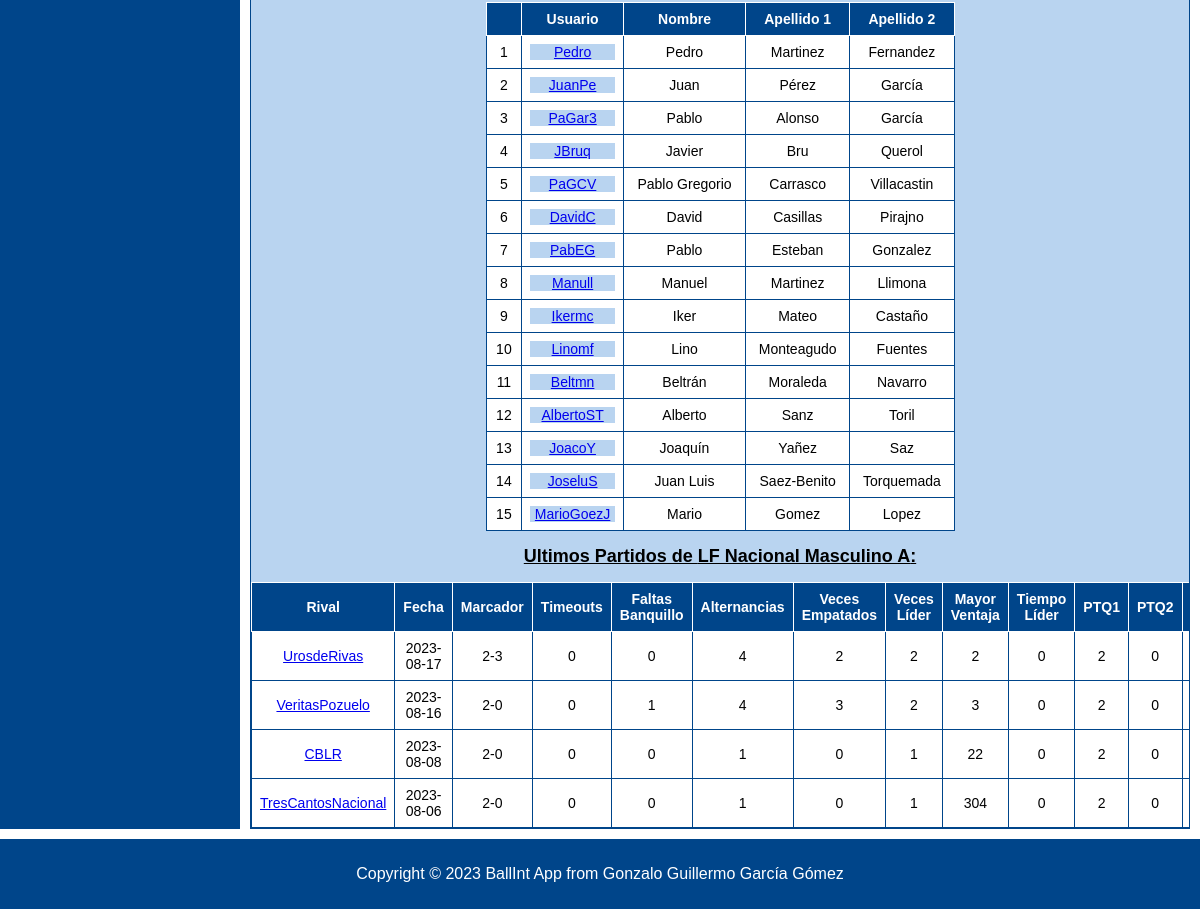
The app's page /pagina_equipo.php?equipo=NacionalMasculinoA (signed in, lower part), older data.
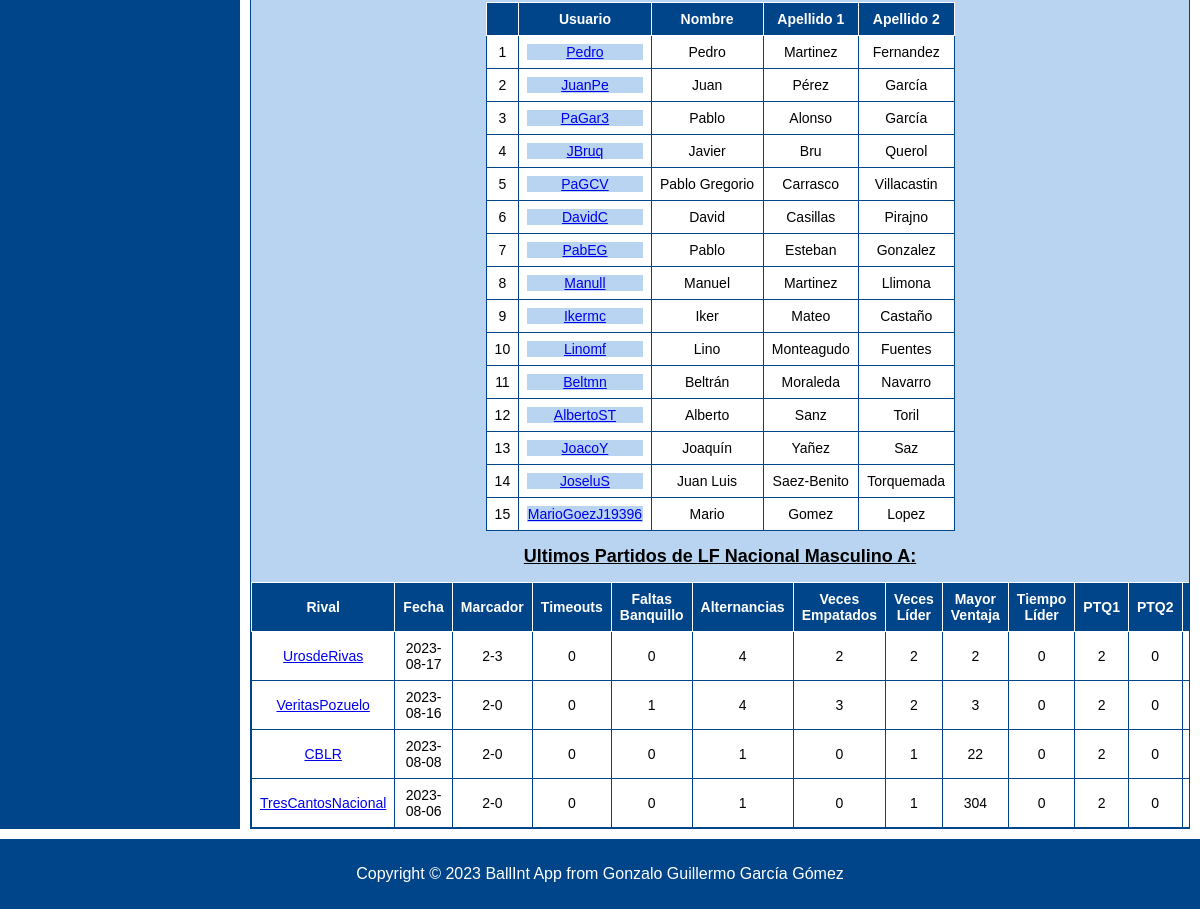
The same page, newer data.
### tables this page shows
CREATE TABLE `jugadores` (
  `id` int(11) NOT NULL,
  `user` varchar(50) DEFAULT NULL,
  `nombre` varchar(50) NOT NULL,
  `apellido1` varchar(50) NOT NULL,
  `apellido2` varchar(50) NOT NULL,
  `numero` int(2) DEFAULT NULL,
  `PJ` int(5) NOT NULL,
  `MT` int(10) NOT NULL,
  `TIT` int(5) NOT NULL,
  `SUP` int(5) NOT NULL,
  `MSMS` float NOT NULL,
  `T2A` int(5) NOT NULL,
  `T2F` int(5) NOT NULL,
  `T3A` int(5) NOT NULL,
  `T3F` int(5) NOT NULL,
  `TLA` int(5) NOT NULL,
  `TLF` int(5) NOT NULL,
  `FLH` int(5) NOT NULL,
  `FLR` int(5) NOT NULL,
  `TEC` int(11) NOT NULL,
  `RBO` int(5) NOT NULL,
  `RBD` int(5) NOT NULL,
  `ROB` int(5) NOT NULL,
  `TAP` int(5) NOT NULL,
  `PRD` int(5) NOT NULL,
  `AST` int(5) NOT NULL,
  `PTQ1` int(11) NOT NULL DEFAULT 0,
  `PTQ2` int(11) NOT NULL DEFAULT 0,
  `PTQ3` int(11) NOT NULL DEFAULT 0,
  `PTQ4` int(11) NOT NULL DEFAULT 0,
  `PTQE` int(11) NOT NULL DEFAULT 0
);

CREATE TABLE `equipos` (
  `id` int(10) NOT NULL,
  `id_equipo` varchar(50) NOT NULL,
  `categoria` varchar(50) NOT NULL,
  `nombre_equipo` varchar(50) NOT NULL,
  `seccion` enum('Masculino','Femenino') NOT NULL,
  `letra` varchar(1) DEFAULT NULL,
  `PJ` int(11) NOT NULL,
  `W` int(11) NOT NULL,
  `L` int(11) NOT NULL,
  `PPP` int(11) NOT NULL,
  `PPR` int(11) NOT NULL,
  `MT` float NOT NULL,
  `MSMS` float NOT NULL,
  `T2A` int(11) NOT NULL,
  `T2F` int(11) NOT NULL,
  `T3A` int(11) NOT NULL,
  `T3F` int(11) NOT NULL,
  `TLA` int(11) NOT NULL,
  `TLF` int(11) NOT NULL,
  `FLH` int(11) NOT NULL,
  `TEC` int(11) NOT NULL,
  `FLR` int(11) NOT NULL,
  `RBO` int(11) NOT NULL,
  `RBD` int(11) NOT NULL,
  `ROB` int(11) NOT NULL,
  `TAP` int(11) NOT NULL,
  `PRD` int(11) NOT NULL,
  `AST` int(11) NOT NULL,
  `PTQ1` int(11) NOT NULL,
  `PTQ2` int(11) NOT NULL,
  `PTQ3` int(11) NOT NULL,
  `PTQ4` int(11) NOT NULL,
  `PTQE` int(11) NOT NULL
);

CREATE TABLE `partidos` (
  `id` int(11) NOT NULL,
  `local` varchar(50) NOT NULL,
  `visitante` varchar(50) NOT NULL,
  `fecha` date NOT NULL,
  `hora` time NOT NULL,
  `WL` int(11) DEFAULT NULL
);

CREATE TABLE `tmp_partidoe_44` (
  `id` int(11) NOT NULL,
  `equipo` varchar(50) NOT NULL,
  `lider` tinyint(1) NOT NULL,
  `empate` tinyint(1) NOT NULL DEFAULT 1,
  `timeouts` int(11) DEFAULT 0,
  `faltasbanquillo` int(11) DEFAULT 0,
  `alternancias` int(11) DEFAULT 0,
  `vecesempatados` int(11) DEFAULT 0,
  `veceslider` int(11) DEFAULT 0,
  `parcial_lastto` int(11) DEFAULT 0,
  `parcial_lastchange` int(11) DEFAULT 0,
  `parcial` int(11) DEFAULT 0,
  `mayorventaja` int(11) DEFAULT 0,
  `tiempolider` int(11) DEFAULT 0,
  `PPP` int(11) DEFAULT 0,
  `PPR` int(11) DEFAULT 0,
  `MT` int(11) DEFAULT 0,
  `MSMS` int(11) DEFAULT 0,
  `T2A` int(11) DEFAULT 0,
  `T2F` int(11) DEFAULT 0,
  `T3A` int(11) DEFAULT 0,
  `T3F` int(11) DEFAULT 0,
  `TLA` int(11) DEFAULT 0,
  `TLF` int(11) DEFAULT 0,
  `FLH` int(11) DEFAULT 0,
  `FLR` int(11) DEFAULT 0,
  `RBO` int(11) DEFAULT 0,
  `RBD` int(11) DEFAULT 0,
  `TEC` int(11) DEFAULT 0,
  `ROB` int(11) DEFAULT 0,
  `TAP` int(11) DEFAULT 0,
  `PRD` int(11) DEFAULT 0,
  `AST` int(11) DEFAULT 0,
  `PTQ1` int(11) DEFAULT 0,
  `PTQ2` int(11) DEFAULT 0,
  `PTQ3` int(11) DEFAULT 0,
  `PTQ4` int(11) DEFAULT 0,
  `PTQE` int(11) DEFAULT 0
);

CREATE TABLE `tmp_partidoe_42` (
  `id` int(11) NOT NULL,
  `equipo` varchar(50) NOT NULL,
  `lider` tinyint(1) NOT NULL,
  `empate` tinyint(1) NOT NULL DEFAULT 1,
  `timeouts` int(11) DEFAULT 0,
  `faltasbanquillo` int(11) DEFAULT 0,
  `alternancias` int(11) DEFAULT 0,
  `vecesempatados` int(11) DEFAULT 0,
  `veceslider` int(11) DEFAULT 0,
  `parcial_lastto` int(11) DEFAULT 0,
  `parcial_lastchange` int(11) DEFAULT 0,
  `parcial` int(11) DEFAULT 0,
  `mayorventaja` int(11) DEFAULT 0,
  `tiempolider` int(11) DEFAULT 0,
  `PPP` int(11) DEFAULT 0,
  `PPR` int(11) DEFAULT 0,
  `MT` int(11) DEFAULT 0,
  `MSMS` int(11) DEFAULT 0,
  `T2A` int(11) DEFAULT 0,
  `T2F` int(11) DEFAULT 0,
  `T3A` int(11) DEFAULT 0,
  `T3F` int(11) DEFAULT 0,
  `TLA` int(11) DEFAULT 0,
  `TLF` int(11) DEFAULT 0,
  `FLH` int(11) DEFAULT 0,
  `FLR` int(11) DEFAULT 0,
  `RBO` int(11) DEFAULT 0,
  `RBD` int(11) DEFAULT 0,
  `TEC` int(11) DEFAULT 0,
  `ROB` int(11) DEFAULT 0,
  `TAP` int(11) DEFAULT 0,
  `PRD` int(11) DEFAULT 0,
  `AST` int(11) DEFAULT 0,
  `PTQ1` int(11) DEFAULT 0,
  `PTQ2` int(11) DEFAULT 0,
  `PTQ3` int(11) DEFAULT 0,
  `PTQ4` int(11) DEFAULT 0,
  `PTQE` int(11) DEFAULT 0
);

CREATE TABLE `tmp_partidoe_38` (
  `id` int(11) NOT NULL,
  `equipo` varchar(50) NOT NULL,
  `lider` tinyint(1) NOT NULL,
  `empate` tinyint(1) NOT NULL DEFAULT 1,
  `timeouts` int(11) DEFAULT 0,
  `faltasbanquillo` int(11) DEFAULT 0,
  `alternancias` int(11) DEFAULT 0,
  `vecesempatados` int(11) DEFAULT 0,
  `veceslider` int(11) DEFAULT 0,
  `parcial_lastto` int(11) DEFAULT 0,
  `parcial_lastchange` int(11) DEFAULT 0,
  `parcial` int(11) DEFAULT 0,
  `mayorventaja` int(11) DEFAULT 0,
  `tiempolider` int(11) DEFAULT 0,
  `PPP` int(11) DEFAULT 0,
  `PPR` int(11) DEFAULT 0,
  `MT` int(11) DEFAULT 0,
  `MSMS` int(11) DEFAULT 0,
  `T2A` int(11) DEFAULT 0,
  `T2F` int(11) DEFAULT 0,
  `T3A` int(11) DEFAULT 0,
  `T3F` int(11) DEFAULT 0,
  `TLA` int(11) DEFAULT 0,
  `TLF` int(11) DEFAULT 0,
  `FLH` int(11) DEFAULT 0,
  `FLR` int(11) DEFAULT 0,
  `RBO` int(11) DEFAULT 0,
  `RBD` int(11) DEFAULT 0,
  `TEC` int(11) DEFAULT 0,
  `ROB` int(11) DEFAULT 0,
  `TAP` int(11) DEFAULT 0,
  `PRD` int(11) DEFAULT 0,
  `AST` int(11) DEFAULT 0,
  `PTQ1` int(11) DEFAULT 0,
  `PTQ2` int(11) DEFAULT 0,
  `PTQ3` int(11) DEFAULT 0,
  `PTQ4` int(11) DEFAULT 0,
  `PTQE` int(11) DEFAULT 0
);

CREATE TABLE `tmp_partidoe_37` (
  `id` int(11) NOT NULL,
  `equipo` varchar(50) NOT NULL,
  `lider` tinyint(1) NOT NULL,
  `empate` tinyint(1) NOT NULL DEFAULT 1,
  `timeouts` int(11) DEFAULT 0,
  `faltasbanquillo` int(11) DEFAULT 0,
  `alternancias` int(11) DEFAULT 0,
  `vecesempatados` int(11) DEFAULT 0,
  `veceslider` int(11) DEFAULT 0,
  `parcial_lastto` int(11) DEFAULT 0,
  `parcial_lastchange` int(11) DEFAULT 0,
  `parcial` int(11) DEFAULT 0,
  `mayorventaja` int(11) DEFAULT 0,
  `tiempolider` int(11) DEFAULT 0,
  `PPP` int(11) DEFAULT 0,
  `PPR` int(11) DEFAULT 0,
  `MT` int(11) DEFAULT 0,
  `MSMS` int(11) DEFAULT 0,
  `T2A` int(11) DEFAULT 0,
  `T2F` int(11) DEFAULT 0,
  `T3A` int(11) DEFAULT 0,
  `T3F` int(11) DEFAULT 0,
  `TLA` int(11) DEFAULT 0,
  `TLF` int(11) DEFAULT 0,
  `FLH` int(11) DEFAULT 0,
  `FLR` int(11) DEFAULT 0,
  `RBO` int(11) DEFAULT 0,
  `RBD` int(11) DEFAULT 0,
  `TEC` int(11) DEFAULT 0,
  `ROB` int(11) DEFAULT 0,
  `TAP` int(11) DEFAULT 0,
  `PRD` int(11) DEFAULT 0,
  `AST` int(11) DEFAULT 0,
  `PTQ1` int(11) DEFAULT 0,
  `PTQ2` int(11) DEFAULT 0,
  `PTQ3` int(11) DEFAULT 0,
  `PTQ4` int(11) DEFAULT 0,
  `PTQE` int(11) DEFAULT 0
);

### includes/Partido.php (called while the page is built, shortened)
<?php
class Partido{
    public static function getpartidosfromEquipo($equipo){
        $conn = Aplicacion::getInstance()->getConexionBd();
        $query = sprintf("SELECT * FROM partidos WHERE partidos.local = '%s'", $conn->real_escape_string($equipo));
        $rs = $conn->query($query);
        $result = false;
        $partidos = array();
        if ($rs) {
          while ($row = $rs->fetch_assoc()) {
              $partidos[] = $row;
          }
          $result = $partidos;
        } else {
            error_log("Error BD ({$conn->errno}): {$conn->error}");
        }
        return $result;
    }
    public static function getstatsPartidoEquipos($partidoId){
        $resultArray = array();
        $conn = Aplicacion::getInstance()->getConexionBd();
        $tabla = "tmp_partidoe_" . $partidoId;
        $sql = "SELECT * FROM $tabla";
        $result = $conn->query($sql);
        if ($result->num_rows > 0) {
            while ($row = $result->fetch_assoc()) {
                $resultArray[] = $row;
            }
        } else {
            error_log("Error BD ({$conn->errno}): {$conn->error}");
        }
        return $resultArray;
    }
}

### includes/Equipo.php (the view, shortened to what the rows shown need)
<?php
class Equipo{
    public static function getidEquipo($equipo_id){
        $conn = Aplicacion::getInstance()->getConexionBd();
        $query = sprintf("SELECT id FROM equipos WHERE id_equipo = '%s'", $conn->real_escape_string($equipo_id));
        $rs = $conn->query($query);
        $result = false;
        if ($rs) {
            $fila = $rs->fetch_assoc();
            if ($fila) {
                $result = $fila['id'];
            }
        } else {
            error_log("Error BD ({$conn->errno}): {$conn->error}");
        }
        return $result;
    }
    public static function datosfromEquipo($equipo){
        $conn = Aplicacion::getInstance()->getConexionBd();
        $query = sprintf("SELECT * FROM equipos WHERE id_equipo = '$equipo'");
        $rs = $conn->query($query);
        if ($rs) {
            $row = $rs->fetch_assoc();
            $result = $row;
        }
        else {
            error_log("Error BD ({$conn->errno}): {$conn->error}");
        }
        return $result;
    }
    public static function getJugadoresEquipo($equipo_id){
        $id_equipo = self::getidEquipo($equipo_id);
        $conn = Aplicacion::getInstance()->getConexionBd();
        $query = sprintf("
        SELECT jugadores.id AS jugador_id, user, nombre, apellido1, apellido2, numero
        FROM jugadores
        WHERE jugadores.user IN (
            SELECT user FROM credenciales WHERE id IN (
                SELECT usuario_id FROM usuarios_equipos WHERE equipo_id = '%s'
            )
            )
        ", $id_equipo);
        $rs = $conn->query($query);
        $result = false;
        $jugadores = array();
            if ($rs) {
                $i = 0;
                while ($row = $rs->fetch_assoc()) {
                    $jugadores[$i] = array(
                        'user' => $row['user'],
                        'nombre' => $row['nombre'],
                        'apellido1' => $row['apellido1'],
                        'apellido2' => $row['apellido2'],
                        'numero' => $row['numero']
                    );
                    $i++;
                }
                $result = $jugadores;
            } else {
                error_log("Error BD ({$conn->errno}): {$conn->error}");
            }
        return $result;
    }
    public static function mostrarStatsPartidoEquipo($partido, $estadisticas,$partidoId) {
        $html = "";
        $html .= "
            <tr>
                <td>
                    <a href='pagina_partido.php?partido={$partido['visitante']}&fecha={$partido['fecha']}&id={$partidoId}'>
                        {$partido['visitante']}
                    </a>
                </td>
                <td>{$partido['fecha']}</td>
                <td>{$estadisticas['PPP']}-{$estadisticas['PPR']}</td>
                <td>{$estadisticas['timeouts']}</td>
                <td>{$estadisticas['faltasbanquillo']}</td>
                <td>{$estadisticas['alternancias']}</td>
                <td>{$estadisticas['vecesempatados']}</td>
                <td>{$estadisticas['veceslider']}</td>
                <td>{$estadisticas['mayorventaja']}</td>
                <td>{$estadisticas['tiempolider']}</td>
                <td>{$estadisticas['PTQ1']}</td>
                <td>{$estadisticas['PTQ2']}</td>
                <td>{$estadisticas['PTQ3']}</td>
                <td>{$estadisticas['PTQ4']}</td>
                <td>{$estadisticas['PTQE']}</td>
            </tr>";
        return $html;
    }
    public static function mostrarUltimosPartidosEquipo($equipo){
        $html = "";
        $partidos = Partido::getpartidosfromEquipo($equipo);
        usort($partidos, function($a, $b) {
            return strtotime($b['fecha']) - strtotime($a['fecha']);
        });
        $html .="
        <table>
        <tr>
            <th>Rival</th>
            <th>Fecha</th>
            <th>Marcador</th>
            <th>Timeouts</th>
            <th>Faltas Banquillo</th>
            <th>Alternancias</th>
            <th>Veces Empatados</th>
            <th>Veces Líder</th>
            <th>Mayor Ventaja</th>
            <th>Tiempo Líder</th>
            <th>PTQ1</th>
            <th>PTQ2</th>
            <th>PTQ3</th>
            <th>PTQ4</th>
            <th>PTQE</th>
        </tr>";
        foreach($partidos as $partido){
            $estadisticas = Partido::getstatsPartidoEquipos($partido['id']);
            $html .= self::mostrarStatsPartidoEquipo($partido,$estadisticas[0],$partido['id']);
        }
        $html .="</table>";
        return $html;
    }
    public static function mostrarlistajugadoresEquipo($equipo) {
        $listaJugadores = self::getJugadoresEquipo($equipo);
        $html = "";
        $i = 1;
        $html .= "
            <table>
                <tr>
                    <th> </th>
                    <th>Usuario</th>
                    <th>Nombre</th>
                    <th>Apellido 1</th>
                    <th>Apellido 2</th>
                </tr>";
        foreach ($listaJugadores as $jugador) {
            $html .= "
                <tr>
                    <td>{$i}</td>
                    <td>
                        <a href='pagina_perfiljugador.php?jugador={$jugador['user']}'>
                            {$jugador['user']}
                        </a>
                    </td>
                    <td>{$jugador['nombre']}</td>
                    <td>{$jugador['apellido1']}</td>
                    <td>{$jugador['apellido2']}</td>
                </tr>";
            $i++;
        }
        $html .= "</table>";
        return $html;
    }
}
?>

### pagina_equipo.php (shortened to what the rows shown need)
<?php
    $equipo = $_GET['equipo'];
    $contenidoPrincipal = '';
    $datosEquipo = es\ucm\fdi\Equipo::datosfromEquipo($equipo);
    $statsEquipo = es\ucm\fdi\Equipo::statsfromEquipo($datosEquipo);
    $htmlfrommostrarStatsEquipo = es\ucm\fdi\Equipo::mostrarStatsEquipo($statsEquipo);
    $htmlfrommostrarStatsAvanzadasJugadorEquipo = es\ucm\fdi\Equipo::mostrarStatsAvanzadasEquipo($statsEquipo);
    $htmllistajugadoresEquipo = es\ucm\fdi\Equipo::mostrarlistajugadoresEquipo($equipo);
    $htmllistaentrenadoresEquipo = es\ucm\fdi\Equipo::mostrarlistaEntrenadoresEquipo($equipo);
    $htmlUltimosPartidosEquipo = es\ucm\fdi\Equipo::mostrarUltimosPartidosEquipo($equipo);
        $contenidoPrincipal .= <<<EOS
            <div class="paginaDetalle">
                <h1>Detalles del $equipo</h1>
                <div class="cuadrostats">
                    <h2>Estadísticas del {$datosEquipo['nombre_equipo']}: </h2>
                    $htmlfrommostrarStatsEquipo
                </div>
                <div class="cuadrostatsAvanzadas">
                    <h2>Stats Avanzadas de {$datosEquipo['nombre_equipo']}:</h2>
                    $htmlfrommostrarStatsAvanzadasJugadorEquipo
                </div>
                <div class="cuadroEntrenadores">
                    <h2>Entrenadores del  '$equipo'</h2>
                    $htmllistaentrenadoresEquipo
                </div>
                <div class="cuadroJugadores">
                    <h2>Jugadores del  '$equipo'</h2>
                    $htmllistajugadoresEquipo
                </div>
                <div class="lastgames">
                <h2>Ultimos Partidos de {$datosEquipo['nombre_equipo']}: </h2>
                    $htmlUltimosPartidosEquipo
                </div>
            </div>
        EOS;
    require __DIR__.'/includes/vistas/plantilla.php';
?>

Row changes from the older to the newer data that the page shows:
removed jugadores: user "MarioGoezJ", nombre "Mario", apellido1 "Gomez", apellido2 "Lopez"
added jugadores: user "MarioGoezJ19396", nombre "Mario", apellido1 "Gomez", apellido2 "Lopez"
